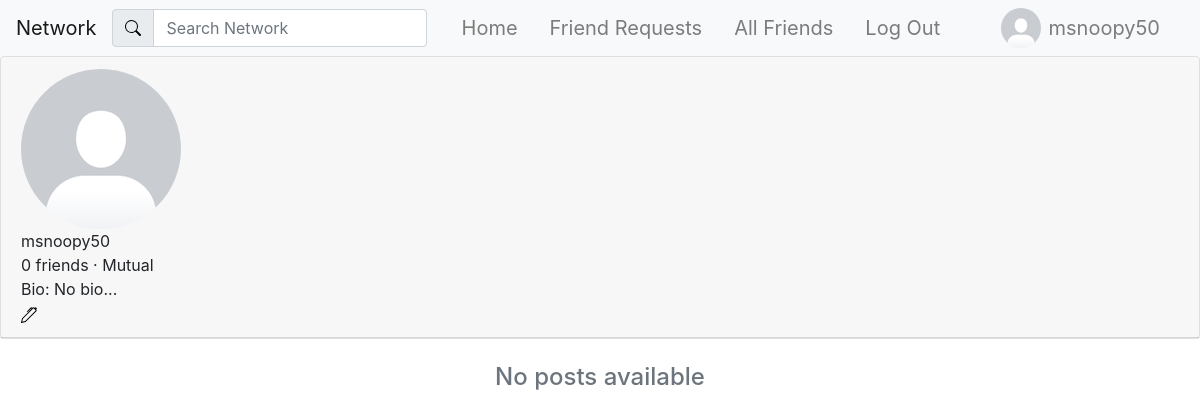
The page /profile/8 (signed in) on the database as committed earlier.
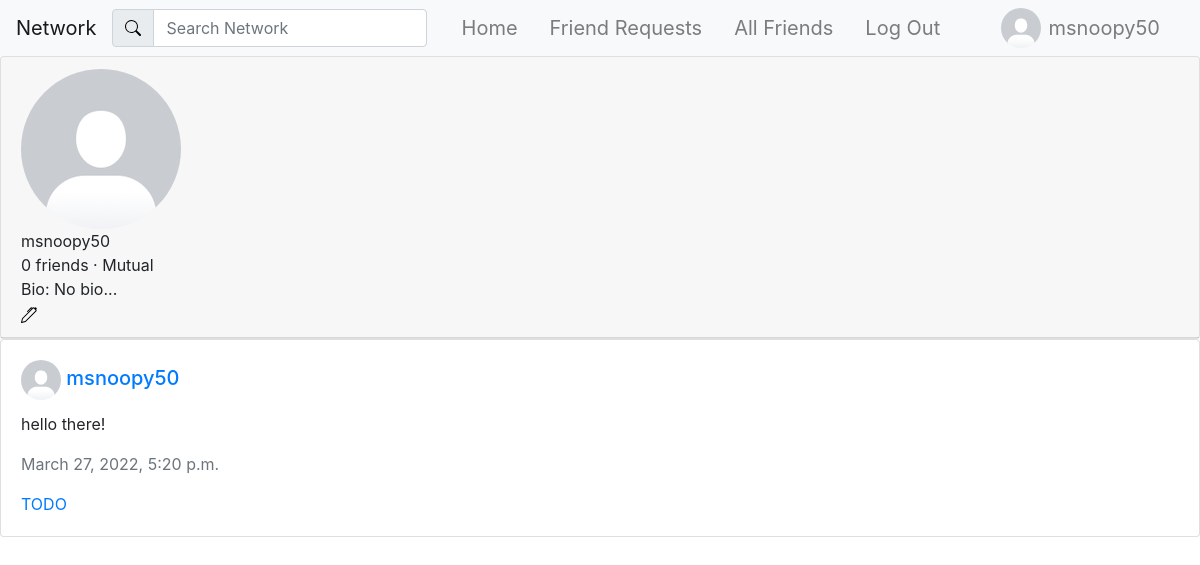
The same page on the database as committed later.
### network/models.py (models this page shows)
class User(AbstractUser):
    pass

class UserProfile(models.Model):
    user = models.OneToOneField(User, primary_key=True, related_name="profile", on_delete=models.CASCADE)
    name = models.CharField(max_length=64, blank=True, null=True)
    bio = models.TextField(blank=True, default="No bio...")
    picture = models.ImageField(blank=True, default="default_profile_image.png")
    friends = models.ManyToManyField(User, blank=True, related_name="friends")

class Post(models.Model):
    author = models.ForeignKey(UserProfile, on_delete=models.CASCADE)
    description = models.CharField(max_length=64)
    only_friends = models.BooleanField(default=False)
    only_me = models.BooleanField(default=False)
    timestamp = models.DateTimeField(default=timezone.now)

### network/views.py (the view)
# urls.py: path("profile/<int:profile_id>", views.show_profile, name="profile"),
def show_profile(request, profile_id):
    try:
        profile = UserProfile.objects.get(pk=profile_id)
        context = {
            "profile": profile,
            "posts": Post.objects.filter(author=profile).order_by('-timestamp'),
            "friend_request_available": not request.user.is_anonymous and not profile.user in request.user.profile.friends.all() and profile.user != request.user,
            "currently_friended": not request.user.is_anonymous and profile.user in request.user.profile.friends.all(),
            "friend_request_available": not request.user.is_anonymous and profile.user != request.user and not profile.user in request.user.profile.friends.all(),
        }
        if request.user.is_authenticated:
            context["self_in_friend_request"] = self_in_friend_request(profile.user, request.user)
            context["self_in_profile_friend_request"] = self_in_profile_friend_request(request.user, profile.user)
            if self_in_profile_friend_request(request.user, profile.user):
                friend_request = FriendRequest.objects.get(to_user=request.user, from_user=profile.user)
                context["friend_request_id"] = friend_request.id
            if request.user != profile.user:
                context["mutual_friends"] = mutual_friends(request.user.profile, profile)
                context["mutual_friends_amount"] = mutual_friends(request.user.profile, profile).count()
    except UserProfile.DoesNotExist:
        return JsonResponse({"error": "User matching query does not exist."})
    return render(request, "network/profile.html", context)

### network/views.py (called while the page is built)
def self_in_friend_request(to_user, from_user):
    try:
        FriendRequest.objects.get(to_user=to_user, from_user=from_user)
        return True
    except FriendRequest.DoesNotExist:
        return False

def self_in_profile_friend_request(to_user, from_user):
    try:
        FriendRequest.objects.get(to_user=to_user, from_user=from_user)
        return True
    except FriendRequest.DoesNotExist:
        return False

### network/templates/network/profile.html (shortened to what this page needs)
{% extends "network/layout.html" %} {% load static %}
{% block body %}
    <div id="profile">
        <div class="card">
            <div class="card-header">
                <div>
                    <img class="profile_picture" src="{{ profile.picture.url }}" alt="Profile Picture" style="border-radius: 50%">
                    <div class="profile-username">
                        {{ profile.user.username }}
                    </div>
                    <div>
                        <span id="friends_amount">{{ profile.friends.count }} friends</span>
                        <span class="profile-mutual-friends">
                            &middot; {{ mutual_friends_amount }} Mutual
                        </span>
                    </div>
                    <div class="profile-bio">
                        Bio: {{ profile.bio }}
                    </div>
                </div>
                <div>
                    {% if request.user == profile.user %}
                        <a href="{% url 'edit_profile' profile.user.id %}">
                            <img src="{% static 'network/images/pen.svg' %}" alt="Profile Edit Button">
                        </a>
                    {% endif %}
                </div>
            </div>
        </div>
    </div>
    {% for post in posts %}
        {% include "network/posts.html" %}
    {% empty %}
        <div class="d-flex justify-content-center text-muted">
            <h4 class="mt-4">No posts available</h4>
        </div>
    {% endfor %}
{% endblock body %}

### network/templates/network/layout.html (shortened to what this page needs)
{% load static %}
<!DOCTYPE html>
<html lang="en">
<head>
    <link rel="stylesheet" href="https://stackpath.bootstrapcdn.com/bootstrap/4.4.1/css/bootstrap.min.css">
    <link rel="stylesheet" href="{% static 'network/css/styles.css' %}">
</head>
<body>
    <nav class="navbar navbar-expand-lg navbar-light bg-light">
        <a class="navbar-brand" href="{% url 'index' %}">Network</a>
        <form class="form-inline" action="{% url 'search_results' %}" method="get">
            <div class="input-group">
                <div class="input-group-prepend">
                    <span class="input-group-text" id="basic-addon1">
                        <img src="{% static 'network/images/search.svg' %}" alt="">
                    </span>
                </div>
                <input class="form-control mr-sm-2" type="search" placeholder="Search Network" aria-label="Search" name="q">
            </div>
        </form>
        <div class="collapse navbar-collapse" id="navbarNav">
            <ul class="navbar-nav mx-auto">
                <li class="nav-item">
                    <a class="navbar-brand nav-link" href="{% url 'index' %}">
                        Home
                    </a>
                </li>
                {% if user.is_authenticated %}
                <li class="nav-item">
                    <a class="navbar-brand nav-link" href="{% url 'friend_requests' %}">
                        Friend Requests
                    </a>
                </li>
                <li class="nav-item">
                    <a class="navbar-brand nav-link" href="{% url 'friends' user.id %}">
                        All Friends
                    </a>
                </li>
                <li class="nav-item">
                    <a class="navbar-brand nav-link" href="{% url 'account_logout' %}">
                        Log Out
                    </a>
                </li>
                {% endif %}
            </ul>
            {% if user.is_authenticated %}
                <ul class="navbar-nav ml-auto">
                    <li class="nav-item">
                        <img src="{{ user.profile.picture.url }}" alt="Logged in Profile Picture" width="40" height="40" style="border-radius: 50%;">
                    </li>
                    <li class="nav-item">
                        <a class="nav-link navbar-brand" href="{% url 'profile' user.id %}" id="profile">{{ user.username }}</a>
                    </li>
                </ul>
            {% endif %}
        </div>
    </nav>
    <div class="body">
        {% block body %}
        {% endblock %}
    </div>
</body>
</html>

### network/templates/network/posts.html (shortened to what this page needs)
{% load static %}
{% if post.only_me and post.author.user == request.user %}
    <div class="card">
        <div class="card-body">
            <h5 class="card-title">
                <img src="{{ post.author.picture.url }}" alt="Post Auhor Profile Picture" width="40px" height="40px"
                    style="border-radius: 50%">
                <a href="{% url 'profile' post.author.user.id %}">{{ post.author.user.username }}</a>
            </h5>
            <p class="card-text">{{ post.description }}</p>
            <p class="card-text text-muted">{{ post.timestamp }}</p>
            <a href="#" class="card-link">TODO</a>
        </div>
    </div>
{% endif %}

Rows that differ between the two databases and show on the page:
added Post: author.picture (placeholder picture), author.user.username "msnoopy50", description "hello there!", timestamp "March 27, 2022, 5:20 p.m."
Other text that changed with them:
text no longer shown: "No posts available"
